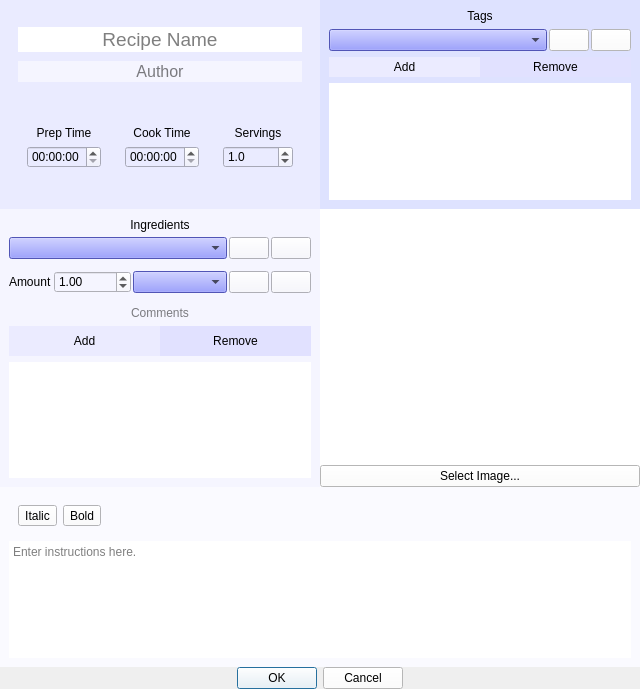
<?xml version="1.0" encoding="UTF-8"?>
<ui version="4.0">
 <class>NewRecipeDialog</class>
 <widget class="QDialog" name="NewRecipeDialog">
  <property name="enabled">
   <bool>true</bool>
  </property>
  <property name="geometry">
   <rect>
    <x>0</x>
    <y>0</y>
    <width>640</width>
    <height>689</height>
   </rect>
  </property>
  <property name="sizePolicy">
   <sizepolicy hsizetype="Preferred" vsizetype="Preferred">
    <horstretch>0</horstretch>
    <verstretch>0</verstretch>
   </sizepolicy>
  </property>
  <property name="windowTitle">
   <string>New Recipe</string>
  </property>
  <property name="windowIcon">
   <iconset resource="../images.qrc">
    <normaloff>:/images/images/icon.png</normaloff>:/images/images/icon.png</iconset>
  </property>
  <property name="styleSheet">
   <string notr="true">font: 25 &quot;Noto Sans CJK KR&quot;;</string>
  </property>
  <property name="modal">
   <bool>true</bool>
  </property>
  <layout class="QVBoxLayout" name="verticalLayout">
   <property name="spacing">
    <number>0</number>
   </property>
   <property name="leftMargin">
    <number>0</number>
   </property>
   <property name="topMargin">
    <number>0</number>
   </property>
   <property name="rightMargin">
    <number>0</number>
   </property>
   <property name="bottomMargin">
    <number>0</number>
   </property>
   <item alignment="Qt::AlignTop">
    <widget class="QWidget" name="mainContentPanel" native="true">
     <layout class="QVBoxLayout" name="verticalLayout_2">
      <property name="spacing">
       <number>0</number>
      </property>
      <property name="leftMargin">
       <number>0</number>
      </property>
      <property name="topMargin">
       <number>0</number>
      </property>
      <property name="rightMargin">
       <number>0</number>
      </property>
      <property name="bottomMargin">
       <number>0</number>
      </property>
      <item>
       <widget class="QWidget" name="tagsAndBasicPanel" native="true">
        <layout class="QHBoxLayout" name="horizontalLayout_6">
         <property name="spacing">
          <number>0</number>
         </property>
         <property name="leftMargin">
          <number>0</number>
         </property>
         <property name="topMargin">
          <number>0</number>
         </property>
         <property name="rightMargin">
          <number>0</number>
         </property>
         <property name="bottomMargin">
          <number>0</number>
         </property>
         <item>
          <widget class="QWidget" name="basicRecipePanel" native="true">
           <property name="layoutDirection">
            <enum>Qt::LeftToRight</enum>
           </property>
           <property name="styleSheet">
            <string notr="true">background-color: rgb(234, 235, 255);</string>
           </property>
           <layout class="QVBoxLayout" name="verticalLayout_10">
            <item>
             <widget class="QWidget" name="recipeNamePanel" native="true">
              <layout class="QVBoxLayout" name="verticalLayout_9">
               <property name="spacing">
                <number>0</number>
               </property>
               <item>
                <widget class="QLineEdit" name="recipeNameEdit">
                 <property name="font">
                  <font>
                   <pointsize>14</pointsize>
                   <weight>3</weight>
                   <italic>false</italic>
                   <bold>false</bold>
                  </font>
                 </property>
                 <property name="styleSheet">
                  <string notr="true">background-color: rgb(255, 255, 255);</string>
                 </property>
                 <property name="frame">
                  <bool>false</bool>
                 </property>
                 <property name="alignment">
                  <set>Qt::AlignCenter</set>
                 </property>
                 <property name="placeholderText">
                  <string>Recipe Name</string>
                 </property>
                </widget>
               </item>
               <item>
                <widget class="QLineEdit" name="authorNameEdit">
                 <property name="font">
                  <font>
                   <pointsize>12</pointsize>
                   <weight>3</weight>
                   <italic>false</italic>
                   <bold>false</bold>
                  </font>
                 </property>
                 <property name="styleSheet">
                  <string notr="true">background-color: rgb(245, 245, 255);</string>
                 </property>
                 <property name="frame">
                  <bool>false</bool>
                 </property>
                 <property name="alignment">
                  <set>Qt::AlignCenter</set>
                 </property>
                 <property name="placeholderText">
                  <string>Author</string>
                 </property>
                </widget>
               </item>
              </layout>
             </widget>
            </item>
            <item>
             <widget class="QWidget" name="basicInfoPanel" native="true">
              <layout class="QHBoxLayout" name="horizontalLayout">
               <item alignment="Qt::AlignTop">
                <widget class="QWidget" name="prepTimePanel" native="true">
                 <layout class="QVBoxLayout" name="verticalLayout_3">
                  <item>
                   <widget class="QLabel" name="label">
                    <property name="text">
                     <string>Prep Time</string>
                    </property>
                    <property name="alignment">
                     <set>Qt::AlignCenter</set>
                    </property>
                   </widget>
                  </item>
                  <item>
                   <widget class="QTimeEdit" name="prepTimeEdit">
                    <property name="dateTime">
                     <datetime>
                      <hour>0</hour>
                      <minute>0</minute>
                      <second>0</second>
                      <year>1999</year>
                      <month>12</month>
                      <day>22</day>
                     </datetime>
                    </property>
                    <property name="currentSection">
                     <enum>QDateTimeEdit::HourSection</enum>
                    </property>
                    <property name="displayFormat">
                     <string>hh:mm:ss</string>
                    </property>
                    <property name="timeSpec">
                     <enum>Qt::UTC</enum>
                    </property>
                    <property name="time">
                     <time>
                      <hour>0</hour>
                      <minute>0</minute>
                      <second>0</second>
                     </time>
                    </property>
                   </widget>
                  </item>
                 </layout>
                </widget>
               </item>
               <item alignment="Qt::AlignTop">
                <widget class="QWidget" name="cookTimePanel" native="true">
                 <layout class="QVBoxLayout" name="verticalLayout_4">
                  <item>
                   <widget class="QLabel" name="label_2">
                    <property name="text">
                     <string>Cook Time</string>
                    </property>
                    <property name="alignment">
                     <set>Qt::AlignCenter</set>
                    </property>
                   </widget>
                  </item>
                  <item>
                   <widget class="QTimeEdit" name="cookTimeEdit">
                    <property name="currentSection">
                     <enum>QDateTimeEdit::HourSection</enum>
                    </property>
                    <property name="displayFormat">
                     <string>hh:mm:ss</string>
                    </property>
                    <property name="timeSpec">
                     <enum>Qt::UTC</enum>
                    </property>
                    <property name="time">
                     <time>
                      <hour>0</hour>
                      <minute>0</minute>
                      <second>0</second>
                     </time>
                    </property>
                   </widget>
                  </item>
                 </layout>
                </widget>
               </item>
               <item alignment="Qt::AlignTop">
                <widget class="QWidget" name="servingsWidget" native="true">
                 <layout class="QVBoxLayout" name="verticalLayout_5">
                  <item>
                   <widget class="QLabel" name="label_3">
                    <property name="text">
                     <string>Servings</string>
                    </property>
                    <property name="alignment">
                     <set>Qt::AlignCenter</set>
                    </property>
                   </widget>
                  </item>
                  <item>
                   <widget class="QDoubleSpinBox" name="servingsSpinBox">
                    <property name="decimals">
                     <number>1</number>
                    </property>
                    <property name="value">
                     <double>1.000000000000000</double>
                    </property>
                   </widget>
                  </item>
                 </layout>
                </widget>
               </item>
              </layout>
             </widget>
            </item>
           </layout>
          </widget>
         </item>
         <item>
          <widget class="QWidget" name="tagsPanel" native="true">
           <property name="styleSheet">
            <string notr="true">background-color: rgb(222, 226, 255);</string>
           </property>
           <layout class="QVBoxLayout" name="verticalLayout_11">
            <item alignment="Qt::AlignTop">
             <widget class="QLabel" name="tagsPanelLabel">
              <property name="text">
               <string>Tags</string>
              </property>
              <property name="alignment">
               <set>Qt::AlignCenter</set>
              </property>
             </widget>
            </item>
            <item alignment="Qt::AlignTop">
             <widget class="QWidget" name="newTagBoxPanel" native="true">
              <layout class="QHBoxLayout" name="horizontalLayout_7">
               <property name="spacing">
                <number>2</number>
               </property>
               <property name="leftMargin">
                <number>0</number>
               </property>
               <property name="topMargin">
                <number>0</number>
               </property>
               <property name="rightMargin">
                <number>0</number>
               </property>
               <property name="bottomMargin">
                <number>0</number>
               </property>
               <item>
                <widget class="QComboBox" name="tagsComboBox">
                 <property name="sizePolicy">
                  <sizepolicy hsizetype="Expanding" vsizetype="Fixed">
                   <horstretch>0</horstretch>
                   <verstretch>0</verstretch>
                  </sizepolicy>
                 </property>
                 <property name="styleSheet">
                  <string notr="true">background-color: rgb(113, 119, 255);</string>
                 </property>
                 <property name="insertPolicy">
                  <enum>QComboBox::InsertAlphabetically</enum>
                 </property>
                </widget>
               </item>
               <item alignment="Qt::AlignRight">
                <widget class="QPushButton" name="newTagButton">
                 <property name="toolTip">
                  <string>Create a new tag</string>
                 </property>
                 <property name="styleSheet">
                  <string notr="true">background-color: rgb(255, 255, 255);</string>
                 </property>
                 <property name="icon">
                  <iconset resource="../images.qrc">
                   <normaloff>:/images/images/plus_icon.png</normaloff>:/images/images/plus_icon.png</iconset>
                 </property>
                </widget>
               </item>
               <item alignment="Qt::AlignRight">
                <widget class="QPushButton" name="removeTagButton">
                 <property name="toolTip">
                  <string>Permanently delete this tag</string>
                 </property>
                 <property name="styleSheet">
                  <string notr="true">background-color: rgb(255, 255, 255);</string>
                 </property>
                 <property name="icon">
                  <iconset resource="../images.qrc">
                   <normaloff>:/images/images/minus_icon.png</normaloff>:/images/images/minus_icon.png</iconset>
                 </property>
                </widget>
               </item>
              </layout>
             </widget>
            </item>
            <item>
             <widget class="QWidget" name="tagsListControlPanel" native="true">
              <layout class="QHBoxLayout" name="horizontalLayout_8">
               <property name="spacing">
                <number>0</number>
               </property>
               <property name="leftMargin">
                <number>0</number>
               </property>
               <property name="topMargin">
                <number>0</number>
               </property>
               <property name="rightMargin">
                <number>0</number>
               </property>
               <property name="bottomMargin">
                <number>0</number>
               </property>
               <item>
                <widget class="QPushButton" name="addTagButton">
                 <property name="minimumSize">
                  <size>
                   <width>0</width>
                   <height>20</height>
                  </size>
                 </property>
                 <property name="toolTip">
                  <string>Add the above tag to the recipe</string>
                 </property>
                 <property name="styleSheet">
                  <string notr="true">QPushButton#addTagButton {
	background-color: rgb(235, 235, 255);
	border: 0px;
}
QPushButton#addTagButton:hover{
	background-color: rgb(245, 245, 255);
}
QPushButton#addTagButton:pressed{
	background-color: rgb(255, 255, 255);
}</string>
                 </property>
                 <property name="text">
                  <string>Add</string>
                 </property>
                </widget>
               </item>
               <item>
                <widget class="QPushButton" name="deleteTagButton">
                 <property name="minimumSize">
                  <size>
                   <width>0</width>
                   <height>20</height>
                  </size>
                 </property>
                 <property name="toolTip">
                  <string>Remove this tag from the recipe</string>
                 </property>
                 <property name="styleSheet">
                  <string notr="true">QPushButton#deleteTagButton {
	background-color: rgb(225, 225, 255);
	border: 0px;
}
QPushButton#deleteTagButton:hover{
	background-color: rgb(235, 235, 255);
}
QPushButton#deleteTagButton:pressed{
	background-color: rgb(245, 245, 255);
}</string>
                 </property>
                 <property name="text">
                  <string>Remove</string>
                 </property>
                </widget>
               </item>
              </layout>
             </widget>
            </item>
            <item>
             <widget class="QListView" name="tagsListView">
              <property name="autoFillBackground">
               <bool>false</bool>
              </property>
              <property name="styleSheet">
               <string notr="true">background-color: rgb(255, 255, 255);</string>
              </property>
              <property name="frameShape">
               <enum>QFrame::NoFrame</enum>
              </property>
              <property name="selectionMode">
               <enum>QAbstractItemView::MultiSelection</enum>
              </property>
              <property name="verticalScrollMode">
               <enum>QAbstractItemView::ScrollPerPixel</enum>
              </property>
             </widget>
            </item>
           </layout>
          </widget>
         </item>
        </layout>
       </widget>
      </item>
      <item alignment="Qt::AlignTop">
       <widget class="QWidget" name="ingredientsAndImagePanel" native="true">
        <layout class="QHBoxLayout" name="horizontalLayout_2">
         <property name="spacing">
          <number>0</number>
         </property>
         <property name="leftMargin">
          <number>0</number>
         </property>
         <property name="topMargin">
          <number>0</number>
         </property>
         <property name="rightMargin">
          <number>0</number>
         </property>
         <property name="bottomMargin">
          <number>0</number>
         </property>
         <item>
          <widget class="QWidget" name="ingredientsPanel" native="true">
           <property name="sizePolicy">
            <sizepolicy hsizetype="Preferred" vsizetype="Preferred">
             <horstretch>0</horstretch>
             <verstretch>0</verstretch>
            </sizepolicy>
           </property>
           <property name="styleSheet">
            <string notr="true">background-color: rgb(245, 245, 255);</string>
           </property>
           <layout class="QVBoxLayout" name="verticalLayout_6">
            <property name="spacing">
             <number>0</number>
            </property>
            <property name="sizeConstraint">
             <enum>QLayout::SetMaximumSize</enum>
            </property>
            <property name="leftMargin">
             <number>0</number>
            </property>
            <property name="topMargin">
             <number>0</number>
            </property>
            <property name="rightMargin">
             <number>0</number>
            </property>
            <property name="bottomMargin">
             <number>0</number>
            </property>
            <item>
             <widget class="QWidget" name="ingredientsSubPanel" native="true">
              <layout class="QVBoxLayout" name="verticalLayout_12">
               <item>
                <widget class="QWidget" name="addIngredientPanel" native="true">
                 <layout class="QVBoxLayout" name="verticalLayout_7">
                  <property name="spacing">
                   <number>5</number>
                  </property>
                  <property name="leftMargin">
                   <number>0</number>
                  </property>
                  <property name="topMargin">
                   <number>0</number>
                  </property>
                  <property name="rightMargin">
                   <number>0</number>
                  </property>
                  <property name="bottomMargin">
                   <number>0</number>
                  </property>
                  <item>
                   <widget class="QLabel" name="addIngredientLabel">
                    <property name="text">
                     <string>Ingredients</string>
                    </property>
                    <property name="alignment">
                     <set>Qt::AlignCenter</set>
                    </property>
                   </widget>
                  </item>
                  <item>
                   <widget class="QWidget" name="ingredientNamePanel" native="true">
                    <layout class="QHBoxLayout" name="horizontalLayout_4">
                     <property name="spacing">
                      <number>2</number>
                     </property>
                     <property name="leftMargin">
                      <number>0</number>
                     </property>
                     <property name="topMargin">
                      <number>0</number>
                     </property>
                     <property name="rightMargin">
                      <number>0</number>
                     </property>
                     <property name="bottomMargin">
                      <number>0</number>
                     </property>
                     <item>
                      <widget class="QComboBox" name="ingredientNameBox">
                       <property name="sizePolicy">
                        <sizepolicy hsizetype="Expanding" vsizetype="Fixed">
                         <horstretch>0</horstretch>
                         <verstretch>0</verstretch>
                        </sizepolicy>
                       </property>
                       <property name="styleSheet">
                        <string notr="true">background-color: rgb(113, 119, 255);</string>
                       </property>
                       <property name="editable">
                        <bool>false</bool>
                       </property>
                       <property name="currentText">
                        <string/>
                       </property>
                       <property name="insertPolicy">
                        <enum>QComboBox::InsertAlphabetically</enum>
                       </property>
                       <property name="frame">
                        <bool>true</bool>
                       </property>
                      </widget>
                     </item>
                     <item>
                      <widget class="QPushButton" name="newIngredientButton">
                       <property name="toolTip">
                        <string>Create a new ingredient</string>
                       </property>
                       <property name="icon">
                        <iconset resource="../images.qrc">
                         <normaloff>:/images/images/plus_icon.png</normaloff>:/images/images/plus_icon.png</iconset>
                       </property>
                      </widget>
                     </item>
                     <item>
                      <widget class="QPushButton" name="deleteIngredientButton">
                       <property name="toolTip">
                        <string>Delete this ingredient</string>
                       </property>
                       <property name="text">
                        <string/>
                       </property>
                       <property name="icon">
                        <iconset resource="../images.qrc">
                         <normaloff>:/images/images/minus_icon.png</normaloff>:/images/images/minus_icon.png</iconset>
                       </property>
                      </widget>
                     </item>
                    </layout>
                   </widget>
                  </item>
                  <item>
                   <widget class="QWidget" name="quantityPanel" native="true">
                    <property name="minimumSize">
                     <size>
                      <width>0</width>
                      <height>36</height>
                     </size>
                    </property>
                    <layout class="QHBoxLayout" name="horizontalLayout_3">
                     <property name="spacing">
                      <number>2</number>
                     </property>
                     <property name="leftMargin">
                      <number>0</number>
                     </property>
                     <property name="topMargin">
                      <number>0</number>
                     </property>
                     <property name="rightMargin">
                      <number>0</number>
                     </property>
                     <property name="bottomMargin">
                      <number>0</number>
                     </property>
                     <item>
                      <widget class="QLabel" name="amountLabel">
                       <property name="font">
                        <font>
                         <weight>3</weight>
                         <italic>false</italic>
                         <bold>false</bold>
                        </font>
                       </property>
                       <property name="text">
                        <string>Amount</string>
                       </property>
                      </widget>
                     </item>
                     <item>
                      <widget class="QDoubleSpinBox" name="quantitySpinBox">
                       <property name="sizePolicy">
                        <sizepolicy hsizetype="Minimum" vsizetype="Fixed">
                         <horstretch>0</horstretch>
                         <verstretch>0</verstretch>
                        </sizepolicy>
                       </property>
                       <property name="maximum">
                        <double>10000.000000000000000</double>
                       </property>
                       <property name="value">
                        <double>1.000000000000000</double>
                       </property>
                      </widget>
                     </item>
                     <item>
                      <widget class="QComboBox" name="unitComboBox">
                       <property name="sizePolicy">
                        <sizepolicy hsizetype="Expanding" vsizetype="Fixed">
                         <horstretch>0</horstretch>
                         <verstretch>0</verstretch>
                        </sizepolicy>
                       </property>
                       <property name="styleSheet">
                        <string notr="true">background-color: rgb(113, 119, 255);</string>
                       </property>
                       <property name="insertPolicy">
                        <enum>QComboBox::InsertAlphabetically</enum>
                       </property>
                      </widget>
                     </item>
                     <item alignment="Qt::AlignRight">
                      <widget class="QPushButton" name="newUnitButton">
                       <property name="toolTip">
                        <string>Create a new unit of measure</string>
                       </property>
                       <property name="icon">
                        <iconset resource="../images.qrc">
                         <normaloff>:/images/images/plus_icon.png</normaloff>:/images/images/plus_icon.png</iconset>
                       </property>
                      </widget>
                     </item>
                     <item>
                      <widget class="QPushButton" name="deleteUnitButton">
                       <property name="toolTip">
                        <string>Delete this unit of measure</string>
                       </property>
                       <property name="text">
                        <string/>
                       </property>
                       <property name="icon">
                        <iconset resource="../images.qrc">
                         <normaloff>:/images/images/minus_icon.png</normaloff>:/images/images/minus_icon.png</iconset>
                       </property>
                      </widget>
                     </item>
                    </layout>
                   </widget>
                  </item>
                  <item>
                   <widget class="QLineEdit" name="commentsLineEdit">
                    <property name="minimumSize">
                     <size>
                      <width>0</width>
                      <height>0</height>
                     </size>
                    </property>
                    <property name="frame">
                     <bool>false</bool>
                    </property>
                    <property name="alignment">
                     <set>Qt::AlignCenter</set>
                    </property>
                    <property name="placeholderText">
                     <string>Comments</string>
                    </property>
                    <property name="clearButtonEnabled">
                     <bool>false</bool>
                    </property>
                   </widget>
                  </item>
                  <item>
                   <widget class="QWidget" name="ingredientsListControlPanel" native="true">
                    <layout class="QHBoxLayout" name="horizontalLayout_9">
                     <property name="spacing">
                      <number>0</number>
                     </property>
                     <property name="leftMargin">
                      <number>0</number>
                     </property>
                     <property name="topMargin">
                      <number>0</number>
                     </property>
                     <property name="rightMargin">
                      <number>0</number>
                     </property>
                     <property name="bottomMargin">
                      <number>0</number>
                     </property>
                     <item>
                      <widget class="QPushButton" name="addIngredientButton">
                       <property name="minimumSize">
                        <size>
                         <width>0</width>
                         <height>30</height>
                        </size>
                       </property>
                       <property name="toolTip">
                        <string>Add the above ingredient to the recipe</string>
                       </property>
                       <property name="styleSheet">
                        <string notr="true">QPushButton#addIngredientButton {
	background-color: rgb(235, 235, 255);
	border: 0px;
}
QPushButton#addIngredientButton:hover{
	background-color: rgb(245, 245, 255);
}
QPushButton#addIngredientButton:pressed{
	background-color: rgb(255, 255, 255);
}</string>
                       </property>
                       <property name="text">
                        <string>Add</string>
                       </property>
                      </widget>
                     </item>
                     <item>
                      <widget class="QPushButton" name="removeIngredientButton">
                       <property name="minimumSize">
                        <size>
                         <width>0</width>
                         <height>30</height>
                        </size>
                       </property>
                       <property name="toolTip">
                        <string>Remove this ingredient from the recipe</string>
                       </property>
                       <property name="styleSheet">
                        <string notr="true">QPushButton#removeIngredientButton {
	background-color: rgb(225, 225, 255);
	border: 0px;
}
QPushButton#removeIngredientButton:hover{
	background-color: rgb(235, 235, 255);
}
QPushButton#removeIngredientButton:pressed{
	background-color: rgb(245, 245, 255);
}</string>
                       </property>
                       <property name="text">
                        <string>Remove</string>
                       </property>
                      </widget>
                     </item>
                    </layout>
                   </widget>
                  </item>
                 </layout>
                </widget>
               </item>
               <item>
                <widget class="QListView" name="ingredientsListView">
                 <property name="styleSheet">
                  <string notr="true">background-color: rgb(255, 255, 255);</string>
                 </property>
                 <property name="frameShape">
                  <enum>QFrame::NoFrame</enum>
                 </property>
                 <property name="selectionMode">
                  <enum>QAbstractItemView::MultiSelection</enum>
                 </property>
                 <property name="verticalScrollMode">
                  <enum>QAbstractItemView::ScrollPerPixel</enum>
                 </property>
                 <property name="batchSize">
                  <number>100</number>
                 </property>
                </widget>
               </item>
              </layout>
             </widget>
            </item>
           </layout>
          </widget>
         </item>
         <item>
          <widget class="QWidget" name="imagePanel" native="true">
           <property name="styleSheet">
            <string notr="true">background-color: rgb(255, 255, 255);</string>
           </property>
           <layout class="QVBoxLayout" name="verticalLayout_13">
            <property name="spacing">
             <number>0</number>
            </property>
            <property name="leftMargin">
             <number>0</number>
            </property>
            <property name="topMargin">
             <number>0</number>
            </property>
            <property name="rightMargin">
             <number>0</number>
            </property>
            <property name="bottomMargin">
             <number>0</number>
            </property>
            <item>
             <widget class="AspectRatioPixmapLabel" name="imageDisplayLabel">
              <property name="sizePolicy">
               <sizepolicy hsizetype="MinimumExpanding" vsizetype="MinimumExpanding">
                <horstretch>0</horstretch>
                <verstretch>0</verstretch>
               </sizepolicy>
              </property>
              <property name="maximumSize">
               <size>
                <width>500</width>
                <height>500</height>
               </size>
              </property>
              <property name="text">
               <string/>
              </property>
              <property name="pixmap">
               <pixmap resource="../images.qrc">:/images/images/no_image.png</pixmap>
              </property>
              <property name="scaledContents">
               <bool>false</bool>
              </property>
              <property name="alignment">
               <set>Qt::AlignRight|Qt::AlignTrailing|Qt::AlignVCenter</set>
              </property>
             </widget>
            </item>
            <item>
             <widget class="QPushButton" name="selectImageButton">
              <property name="text">
               <string>Select Image...</string>
              </property>
             </widget>
            </item>
           </layout>
          </widget>
         </item>
        </layout>
       </widget>
      </item>
      <item>
       <widget class="QWidget" name="instructionsPanel" native="true">
        <property name="styleSheet">
         <string notr="true">background-color: rgb(250, 250, 255);</string>
        </property>
        <layout class="QVBoxLayout" name="verticalLayout_8">
         <item alignment="Qt::AlignLeft|Qt::AlignTop">
          <widget class="QWidget" name="textControlPanel" native="true">
           <layout class="QHBoxLayout" name="horizontalLayout_5">
            <item>
             <widget class="QToolButton" name="italicsButton">
              <property name="font">
               <font>
                <weight>3</weight>
                <italic>false</italic>
                <bold>false</bold>
               </font>
              </property>
              <property name="text">
               <string>Italic</string>
              </property>
              <property name="checkable">
               <bool>true</bool>
              </property>
              <property name="toolButtonStyle">
               <enum>Qt::ToolButtonIconOnly</enum>
              </property>
             </widget>
            </item>
            <item>
             <widget class="QToolButton" name="boldButton">
              <property name="font">
               <font>
                <weight>3</weight>
                <italic>false</italic>
                <bold>false</bold>
               </font>
              </property>
              <property name="text">
               <string>Bold</string>
              </property>
              <property name="checkable">
               <bool>true</bool>
              </property>
              <property name="checked">
               <bool>false</bool>
              </property>
              <property name="autoRaise">
               <bool>false</bool>
              </property>
             </widget>
            </item>
           </layout>
          </widget>
         </item>
         <item>
          <widget class="QTextEdit" name="instructionsTextEdit">
           <property name="styleSheet">
            <string notr="true">background-color: rgb(255, 255, 255);</string>
           </property>
           <property name="frameShape">
            <enum>QFrame::NoFrame</enum>
           </property>
           <property name="placeholderText">
            <string>Enter instructions here.</string>
           </property>
          </widget>
         </item>
        </layout>
       </widget>
      </item>
      <item>
       <widget class="QDialogButtonBox" name="buttonBox">
        <property name="layoutDirection">
         <enum>Qt::LeftToRight</enum>
        </property>
        <property name="autoFillBackground">
         <bool>false</bool>
        </property>
        <property name="styleSheet">
         <string notr="true">background-color: rgb(255, 255, 255);</string>
        </property>
        <property name="standardButtons">
         <set>QDialogButtonBox::Cancel|QDialogButtonBox::Ok</set>
        </property>
        <property name="centerButtons">
         <bool>true</bool>
        </property>
       </widget>
      </item>
     </layout>
    </widget>
   </item>
  </layout>
 </widget>
 <customwidgets>
  <customwidget>
   <class>AspectRatioPixmapLabel</class>
   <extends>QLabel</extends>
   <header>utils/aspectratiopixmaplabel.h</header>
  </customwidget>
 </customwidgets>
 <resources>
  <include location="../images.qrc"/>
 </resources>
 <connections/>
</ui>
